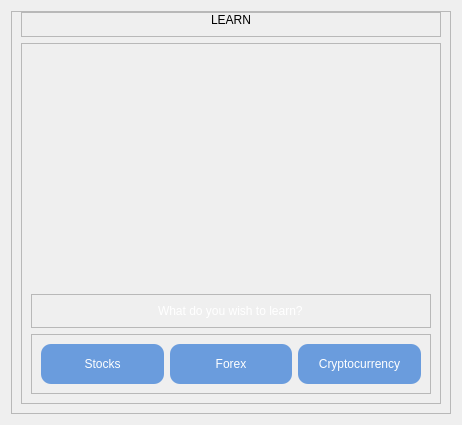
                <widget class="QWidget" name="learn_start_page">
                 <layout class="QVBoxLayout" name="verticalLayout_15">
                  <item alignment="Qt::AlignTop">
                   <widget class="QFrame" name="learn_start_page_frame">
                    <property name="frameShape">
                     <enum>QFrame::StyledPanel</enum>
                    </property>
                    <property name="frameShadow">
                     <enum>QFrame::Raised</enum>
                    </property>
                    <layout class="QVBoxLayout" name="verticalLayout_44">
                     <property name="topMargin">
                      <number>0</number>
                     </property>
                     <item>
                      <widget class="QFrame" name="learning_header">
                       <property name="frameShape">
                        <enum>QFrame::StyledPanel</enum>
                       </property>
                       <property name="frameShadow">
                        <enum>QFrame::Raised</enum>
                       </property>
                       <layout class="QVBoxLayout" name="verticalLayout_41">
                        <property name="topMargin">
                         <number>0</number>
                        </property>
                        <item alignment="Qt::AlignHCenter">
                         <widget class="QLabel" name="learn_start_page_title_label">
                          <property name="styleSheet">
                           <string notr="true">font: 28pt &quot;MS Shell Dlg 2&quot;;
</string>
                          </property>
                          <property name="text">
                           <string>LEARN</string>
                          </property>
                         </widget>
                        </item>
                       </layout>
                      </widget>
                     </item>
                     <item>
                      <widget class="QFrame" name="learn_start_page_content_frame_frame">
                       <property name="styleSheet">
                        <string notr="true"/>
                       </property>
                       <property name="frameShape">
                        <enum>QFrame::StyledPanel</enum>
                       </property>
                       <property name="frameShadow">
                        <enum>QFrame::Raised</enum>
                       </property>
                       <layout class="QVBoxLayout" name="verticalLayout_16">
                        <property name="topMargin">
                         <number>250</number>
                        </property>
                        <item>
                         <widget class="QFrame" name="learn_start_page_frame_title">
                          <property name="frameShape">
                           <enum>QFrame::StyledPanel</enum>
                          </property>
                          <property name="frameShadow">
                           <enum>QFrame::Raised</enum>
                          </property>
                          <layout class="QVBoxLayout" name="verticalLayout_17">
                           <item alignment="Qt::AlignHCenter">
                            <widget class="QLabel" name="what_do_you_wish_to_learn_label">
                             <property name="styleSheet">
                              <string notr="true">color: rgb(255, 255, 255);
font: 12pt &quot;MS Shell Dlg 2&quot;;</string>
                             </property>
                             <property name="text">
                              <string>What do you wish to learn?</string>
                             </property>
                            </widget>
                           </item>
                          </layout>
                         </widget>
                        </item>
                        <item alignment="Qt::AlignHCenter">
                         <widget class="QFrame" name="learn_start_page_options_frame">
                          <property name="minimumSize">
                           <size>
                            <width>400</width>
                            <height>0</height>
                           </size>
                          </property>
                          <property name="maximumSize">
                           <size>
                            <width>25000</width>
                            <height>16777215</height>
                           </size>
                          </property>
                          <property name="styleSheet">
                           <string notr="true">QPushButton{
border:none;
border-radius:10px;
color:rgb(255, 255, 255);
font: 10pt &quot;MS Shell Dlg 2&quot;;
	background-color: rgb(106, 156, 221);
}

QPushButton::hover{
	background-color: rgb(80, 119, 167);
}
QPushButton::pressed{
	background-color: rgb(47, 71, 99);
	border:2px solid rgb(32, 36, 48);
}</string>
                          </property>
                          <property name="frameShape">
                           <enum>QFrame::StyledPanel</enum>
                          </property>
                          <property name="frameShadow">
                           <enum>QFrame::Raised</enum>
                          </property>
                          <layout class="QHBoxLayout" name="horizontalLayout_15">
                           <item>
                            <widget class="QPushButton" name="stocks_button_learn">
                             <property name="minimumSize">
                              <size>
                               <width>100</width>
                               <height>40</height>
                              </size>
                             </property>
                             <property name="maximumSize">
                              <size>
                               <width>500</width>
                               <height>40</height>
                              </size>
                             </property>
                             <property name="cursor">
                              <cursorShape>PointingHandCursor</cursorShape>
                             </property>
                             <property name="styleSheet">
                              <string notr="true"/>
                             </property>
                             <property name="text">
                              <string>Stocks</string>
                             </property>
                             <property name="flat">
                              <bool>false</bool>
                             </property>
                            </widget>
                           </item>
                           <item>
                            <widget class="QPushButton" name="forex_button_learn">
                             <property name="minimumSize">
                              <size>
                               <width>100</width>
                               <height>40</height>
                              </size>
                             </property>
                             <property name="maximumSize">
                              <size>
                               <width>500</width>
                               <height>40</height>
                              </size>
                             </property>
                             <property name="cursor">
                              <cursorShape>PointingHandCursor</cursorShape>
                             </property>
                             <property name="styleSheet">
                              <string notr="true"/>
                             </property>
                             <property name="text">
                              <string>Forex</string>
                             </property>
                             <property name="flat">
                              <bool>false</bool>
                             </property>
                            </widget>
                           </item>
                           <item>
                            <widget class="QPushButton" name="crypto_button_learn">
                             <property name="minimumSize">
                              <size>
                               <width>100</width>
                               <height>40</height>
                              </size>
                             </property>
                             <property name="maximumSize">
                              <size>
                               <width>500</width>
                               <height>40</height>
                              </size>
                             </property>
                             <property name="cursor">
                              <cursorShape>PointingHandCursor</cursorShape>
                             </property>
                             <property name="styleSheet">
                              <string notr="true"/>
                             </property>
                             <property name="text">
                              <string>Cryptocurrency</string>
                             </property>
                             <property name="flat">
                              <bool>false</bool>
                             </property>
                            </widget>
                           </item>
                          </layout>
                         </widget>
                        </item>
                       </layout>
                      </widget>
                     </item>
                    </layout>
                   </widget>
                  </item>
                 </layout>
                </widget>
